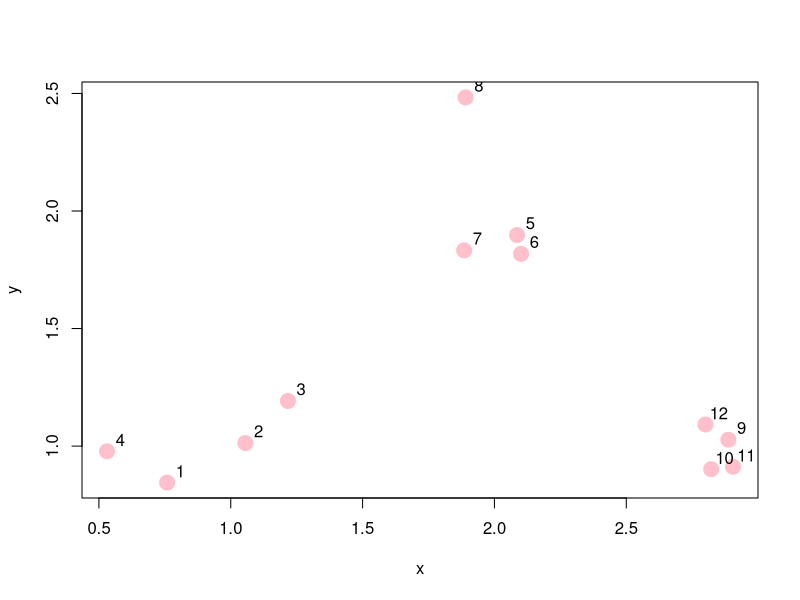
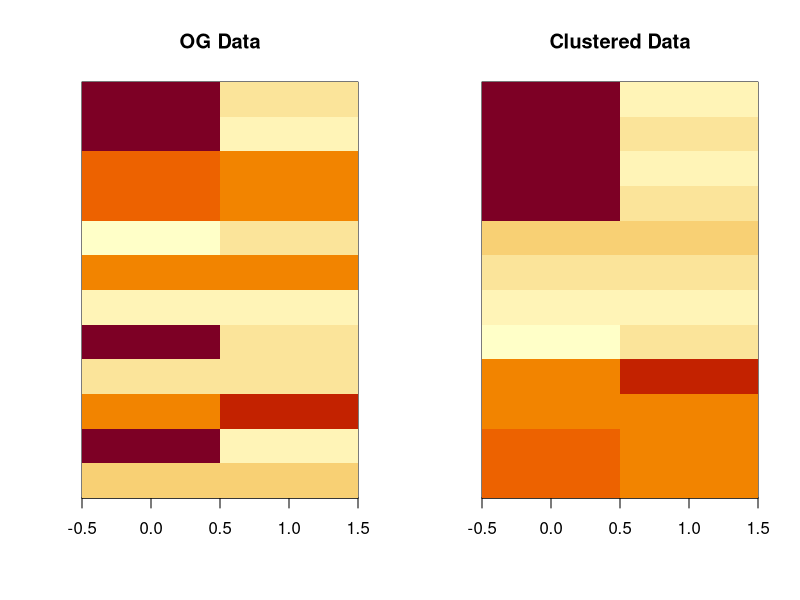

Write the R code that produced these figures, in order.
## ---- chunk 1
knitr::opts_chunk$set(echo = TRUE)
## ---- chunk 2
#Illustrating the K-means algorithm
#We will use an example with simulated data to demonstrate how the K-means algorithm works. Here we simulate some data from three clusters and plot the dataset below.
# Set the seed
set.seed(1234)

# Set the X & Y vectors
x <- rnorm(12, mean = rep(1:3, each = 4), sd = 0.2)
y <- rnorm(12, mean = rep(c(1, 2, 1), each = 4), sd = 0.2)

# Create the Plot
plot(x, y, col = "pink", pch = 19, cex = 2)

# Set the text in the plot
text(x + 0.05, y + 0.05, labels = as.character(1:12))

#Using the kmeans() function

#The kmeans() function in R implements the K-means algorithm and can be found in the stats package, which comes with R and is usually already loaded when we start R.
#Here the Two key parameters that we  specify are x, which is a matrix or data frame of data, and centers which is either an integer indicating the number of clusters or a matrix indicating the locations of the initial cluster centroids.Here each row is an observation and each column is a variable of that observation.

dataFrame <- data.frame(x, y)
KMeansOBject <- kmeans(dataFrame, centers = 3)
names(KMeansOBject)
dataFrame <- data.frame(x, y)
KMeansOBject <- kmeans(dataFrame, centers = 3)
names(KMeansOBject)

#You can see which cluster each data point got assigned to by looking at the cluster element of the list returned by the kmeans() function.
# Check assigned cluster for data point
KMeansOBject$cluster

#Building heatmaps from K-means solutions
#A heat map or image plot is sometimes a useful way to visualize matrix or array data. The idea is that each cell of the image is colored in a manner proportional to the value in the corresponding matrix element. It take a bit of work to get this to look right in R but the result can be very useful, especially for high-dimensional datasets that can be visualized using the simple plots we used above.

#First, we need to find the K-means solution:

set.seed(1234)
dataMatrix <- as.matrix(dataFrame)[sample(1:12), ]
KMeansOBject <- kmeans(dataMatrix, centers = 3)
#Then we can make an image plot using the K-means clusters:
par(mfrow = c(1, 2))
image(t(dataMatrix)[, nrow(dataMatrix):1], yaxt = "n", main = "OG Data")
image(t(dataMatrix)[, order(KMeansOBject$cluster)], yaxt = "n", main = "Clustered Data")

## ---- chunk 3

